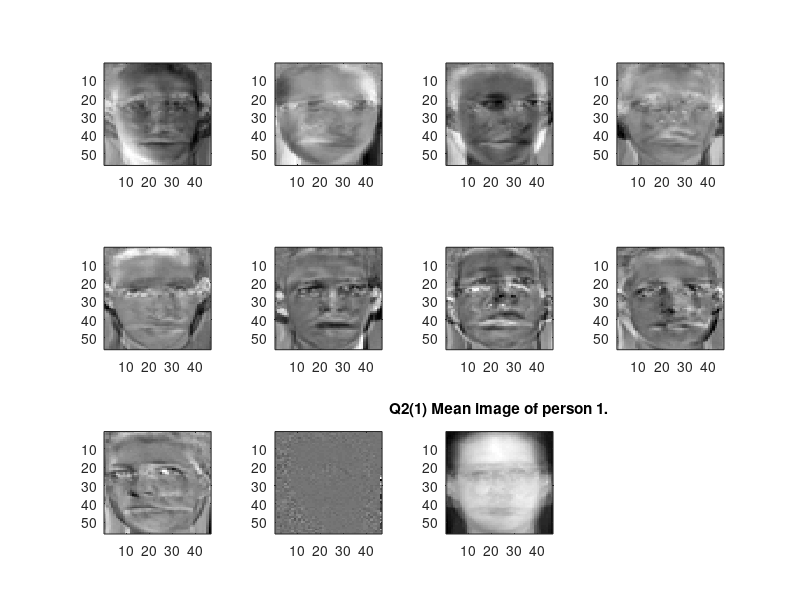

Here is the MATLAB script that generated this plot: (Note: this script raises an error after producing the figure.)
%% Problem 1(1)
load('Facedata.mat');
tic;
for i = 1 :10
    test(:,i) = double(reshape(facedata{1,i},1,[])');
end
mean_test = mean(test,2);
mean_face = reshape(mean_test,56,46);
for i = 1 : 10
    T(:,i) = test(:,i) - mean_test;
end
C = cov(T');
[eigenvector,~]=eig(C);
V = flip(eigenvector,2);
figure
for i=1:10
    subplot(3,4,i);
    imagesc(reshape(V(:,i),56,46));
end
subplot(3,4,11);
imagesc(mean_face);
title('Q2(1) Mean image of person 1.')
colormap('gray');
toc;
%% Problem 1(4)
load('Facedata.mat');
tic;
for i = 1 :10
    test(:,i) = double(reshape(facedata{1,i},1,[])');
end
mean_test = mean(test,2);
mean_face = reshape(mean_test,56,46);
for i = 1 : 9
    X(:,i) = test(:,i) - mean_test;
end
Lx=X'*X;   
[eigenvector,eigenvalue]=eig(Lx);  
%normalization
V=X * eigenvector;
V = fliplr(V);
UL = -1*normc(V);
figure
for i=1:9  
Eigenface=reshape(UL(:,i),[56,46]);  
subplot(3,4,i);
imagesc(Eigenface); 
end
subplot(3,4,10);
imagesc(mean_face);
title('Q2(4) Mean image of person 1.')
colormap('gray');
toc;
%% Problem 2 (7)
load('Facedata.mat');
f = double(facedata{1,1});
p = reshape((f - mean_face),1,[]) * UL;
mse = zeros(9,1);
m = mean_test;
figure
for i=1:9
    m = m + (p(i) * UL(:,i));
    subplot(3,4,i)
    r = reshape(f,1,[]);
    mse(i) = sum((m-r').^2/2576);
    imagesc(reshape(m,56,46));
    title(sprintf('MSE=%f',mse(i)));
    
end
colormap('gray');
%% problem 4 PCA
%(a)
figure ; 
hold on;
c1=[2 ,2 ,2;1 ,2 ,3]; 
c2=[4 ,5 ,6;3 ,3 ,4]; 
c=[c1,c2];
mean_value = mean(c,2);
cc1=c1 - repmat(mean_value,1 , size (c1 ,2)); 
cc2=c2 - repmat(mean_value,1 , size (c2 ,2)); 
cc=[cc1,cc2];
S=cc * cc'./size(cc,2);
[V,~] = eig(S);
V = flip(V,2);
tmpw=cross([0;0;1], [V(: ,1) ;0]);
w=tmpw(1:2 ,1);
w=w/norm(w);
w0=-(w'*mean_value);
fh=@(x1,x2) w(1)*x1+w(2)*x2+w0; 
ezplot(fh ,[0 ,7 ,0 ,5]) ;
axis equal;
pc=V(:,1)*(V(:,1)'*cc)+repmat(mean_value,1,size(cc,2));
for i=1:size(pc,2)
    plot([c(1,i);pc(1,i)],[c(2,i);pc(2,i)],'black');
end
%(c)
MSE=sum(sum((c - pc).^2,1) ,2)/size(c,2);
%(d)
p1=V(:,1)'*cc1; 
p2=V(:,1)'*cc2; 
pmu1=mean(p1,2); 
pmu2=mean(p2,2); 
pr1=(p1 - pmu1) ; 
pr2=(p2 - pmu2) ; 
pre1=(pr1 * pr1')/size(pr1,2); 
pre2=(pr2 * pr2')/size(pr2,2);
FR = (pmu1 - pmu2) ^2/( pre1+pre2 )
plot(c1(1,:),c1(2,:),'bo',c2(1,:),c2(2,:),'rx'); 
axis equal;
title(sprintf('MSE=%f, FR=%f',MSE,FR));
%% problem 4 LDA
figure ; 
hold on;
c1=[2 ,2 ,2;1 ,2 ,3]; 
c2=[4 ,5 ,6;3 ,3 ,4]; 
c=[c1,c2];
mean_value = mean(c,2);
cc1=c1 - repmat(mean_value,1 , size (c1 ,2)); 
cc2=c2 - repmat(mean_value,1 , size (c2 ,2)); 
cc=[cc1,cc2];
mu1=mean(c1,2);
mu2=mean(c2,2);
Sb = (mu1 - mu2) * (mu1 - mu2)';
Stmp=zeros(size(c1,1)); 
for i=1:size(c1,2)
Stmp=Stmp+(c1(:,i) - mu1) * (c1(:,i) - mu1)'; 
end
Stmp=Stmp./size(c1,2); 
S2=zeros(size(c2,1)); 
for j=1:size(c2,2)
S2=S2+(c2(:,j) - mu2) * (c2(:,j) - mu2)'; 
end
S2=S2./size(c2,2); 
Sw=Stmp+S2;
[V,~]=eigs (Sb,Sw) ;
V=flip(V,2);
V(:,1)=V(:,1)/norm(V(:,1));
tw=cross([0;0;1],[V(:,1);0]); 
w=tw(1:2 ,1) ;
w=w/norm(w); 
w0= -(w' * mean_value);
fh=@(x1,x2) w(1)*x1+w(2)*x2+w0; 
ezplot(fh ,[0 ,6 ,0 ,6]) ;
axis equal;
pc=V(:,1)*(V(:,1)'*cc)+repmat(mean_value,1,size(cc,2));
for i=1:size(pc,2) 
    plot([c(1,i);pc(1,i)],[c(2,i);pc(2,i)],'black');
end
MSE = sum(sum((c - pc).^2,1) ,2)/size(c,2)
pr1=V(:,1)' * cc1; 
pr2=V(:,1)' * cc2; 
pmu1=mean(pr1,2); 
pmu2=mean(pr2,2); 
prc1=(pr1 - pmu1); 
prc2=(pr2 - pmu2); 
ps1=(prc1 * prc1')/size(prc1,2); 
ps2=(prc2 * prc2')/size(prc2,2);
FR = (pmu1 - pmu2) ^2/( ps1+ps2 )
plot(c1(1,:),c1(2,:),'ro',c2(1,:),c2(2,:),'bx');
title(sprintf('MSE=%f, FR=%f',MSE,FR));
